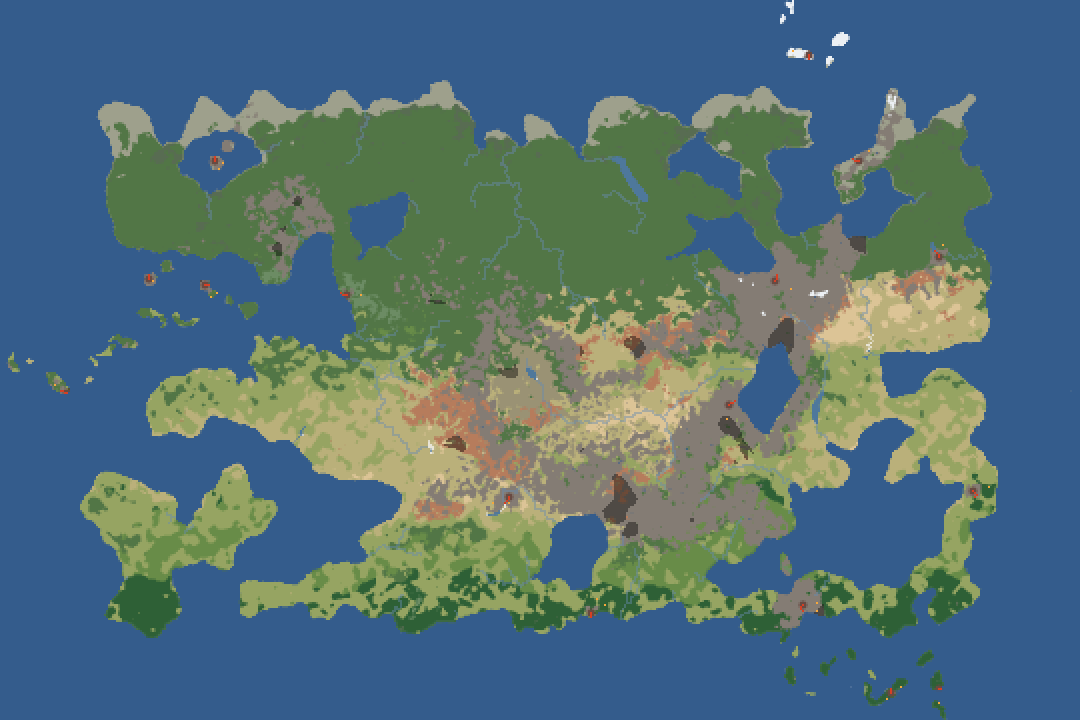
#> input picture design/map/continent-11/base/tiles.png, 1080 x 720 px, given in place of far_paper_3x.png, which was not available
$ python register_far.py ../../../design/map/continent-11/base/tiles.png
#> lines starting #> are read from the running program, lines starting #| are printed output that depends on the picture; after the words box and inside, x2 and y2 are one past the last pixel; in counts of white or black regions, pixels touching at a corner belong together
"""Register the far (paper) map to the game's coastline (user, 2026-11-23: provinces "misplaced to the actual land
border with the sea"). The image model drifted the painted geography by up to a few tiles, so anything drawn from the
grid (provinces, region borders, place markers) sat off the painted shore. This finds the painting's own inked coast
near each stretch of the true coast (design/map/continent-11/base/fine_water.png, the layer the guide was rendered
from), measures the offset, smooths the offsets into a gentle displacement field and resamples the painting along it,
so its coast lands on the true coast while its brushwork is kept.

usage:
  python -I tools/asset-pipeline/map/register_far.py <repo> [--check]
    reads  design/map/continent-11/art/far/far_paper_3x.png
    writes design/map/continent-11/art/far/far_paper_3x_reg.png, the game copy assets/map/map_far_paper.jpg, and
           design/map/continent-11/art/far/register_check.jpg (the true coast in red over the result, three crops)
Prints the offsets before and after (observations, never a verdict).
"""
import os
import sys

import numpy as np
from PIL import Image

SEARCH = 28        # fine px (4 per tile): how far from the true coast the painted coast is looked for
STRIDE = 3         # sample every few coast pixels
SMOOTH = 40        # fine px: the displacement field's smoothing radius (a gentle, large-scale warp)


def box_blur(a, r):
    """A separable box blur of radius r (three passes approximate a Gaussian), numpy only."""
    for _ in range(3):
        for axis in (0, 1):
            c = np.cumsum(np.pad(a, [(r + 1, r) if k == axis else (0, 0) for k in range(a.ndim)], mode="edge"), axis=axis)
            hi = np.take(c, np.arange(2 * r + 1, c.shape[axis]), axis=axis)
            lo = np.take(c, np.arange(0, c.shape[axis] - 2 * r - 1), axis=axis)
            a = (hi - lo) / (2 * r + 1)
    return a


def coast_edge(land):
    inner = land & np.roll(land, 1, 0) & np.roll(land, -1, 0) & np.roll(land, 1, 1) & np.roll(land, -1, 1)
    return land & ~inner


def ink_mask(rgb):
    """The painted coastline's ink: dark, brownish-grey (not the dark green of tree symbols)."""
    a = rgb.astype(np.float32)
    r, g, b = a[..., 0], a[..., 1], a[..., 2]
    lum = 0.3 * r + 0.59 * g + 0.11 * b
    return (lum < 95) & (g <= r + 8)


def offsets(paint_fine, true_land):
    """For sampled true-coast pixels: the vector to the nearest painted ink within SEARCH (None where none)."""
    ink = ink_mask(paint_fine)
    edge = coast_edge(true_land)
    ys, xs = np.nonzero(edge)
    keep = np.arange(len(xs)) % STRIDE == 0
    ys, xs = ys[keep], xs[keep]
    H, W = true_land.shape
    out = []
    win = np.mgrid[-SEARCH:SEARCH + 1, -SEARCH:SEARCH + 1]
    d2 = (win[0] ** 2 + win[1] ** 2).astype(np.float32)
    for y, x in zip(ys.tolist(), xs.tolist()):
        y0, y1, x0, x1 = y - SEARCH, y + SEARCH + 1, x - SEARCH, x + SEARCH + 1
        if y0 < 0 or x0 < 0 or y1 > H or x1 > W:
            continue
        m = ink[y0:y1, x0:x1]
        if not m.any():
            continue
        dd = np.where(m, d2, np.inf)
        k = np.unravel_index(np.argmin(dd), dd.shape)
        out.append((x, y, k[1] - SEARCH, k[0] - SEARCH))
    return np.array(out, np.float32)


PASSES = [(SEARCH, 40), (16, 20), (10, 9)]   # (search, smoothing) per pass: a broad warp, then finer local ones (islands)


def main(repo, check_only):
#> called with check_only = False
    d = os.path.join(repo, "design/map/continent-11/art/far")
    src = Image.open(os.path.join(d, "far_paper_3x.png")).convert("RGB")
#> src is the input picture: PIL image 1080x720 RGB; mean R, G, B 82.4, 111.6, 119.6
    for search, smooth in PASSES:
        src = one_pass(src, repo, d, check_only, search, smooth)
        if check_only:
            return
    finish(src, repo, d)


def one_pass(src, repo, d, check_only, search, smooth):
#> called with check_only = False, search = 28, smooth = 40
    global SEARCH, SMOOTH
    SEARCH, SMOOTH = search, smooth
    fw = np.asarray(Image.open(os.path.join(repo, "design/map/continent-11/base/fine_water.png")))
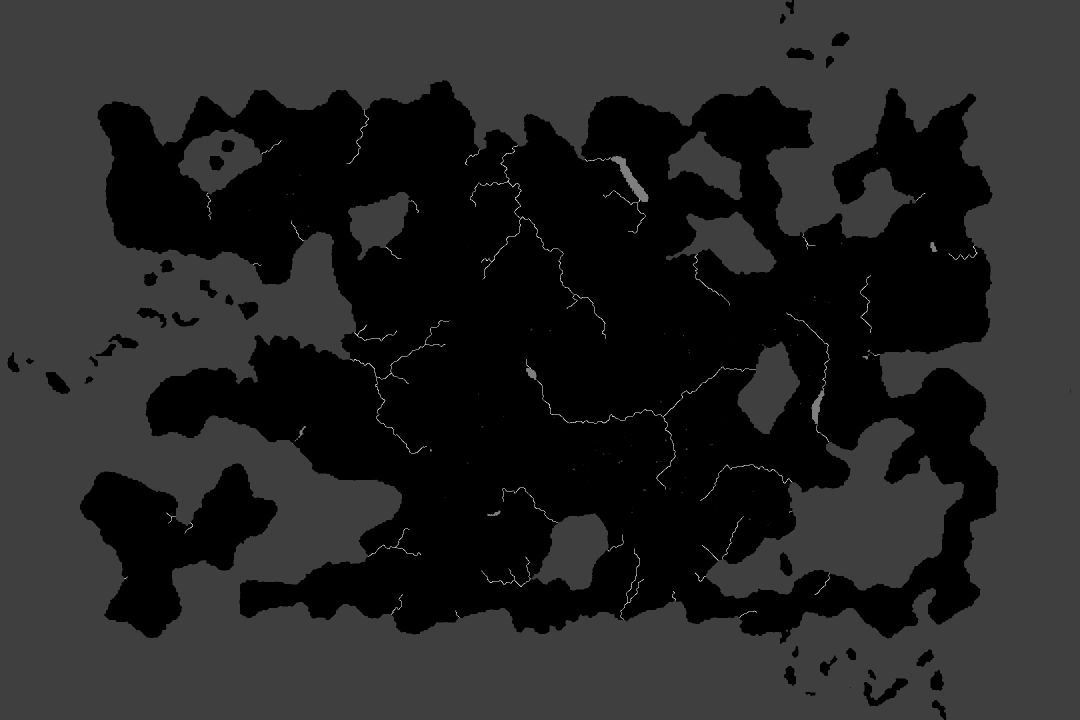
#> input picture design/map/continent-11/base/fine_water.png, 2160 x 1440 px, found by its file name (shown at 1/2 size)
#> fw is the input picture: shape (1440, 2160); min 0, max 4, mean 0.571
    true_land = (fw & 3) == 0
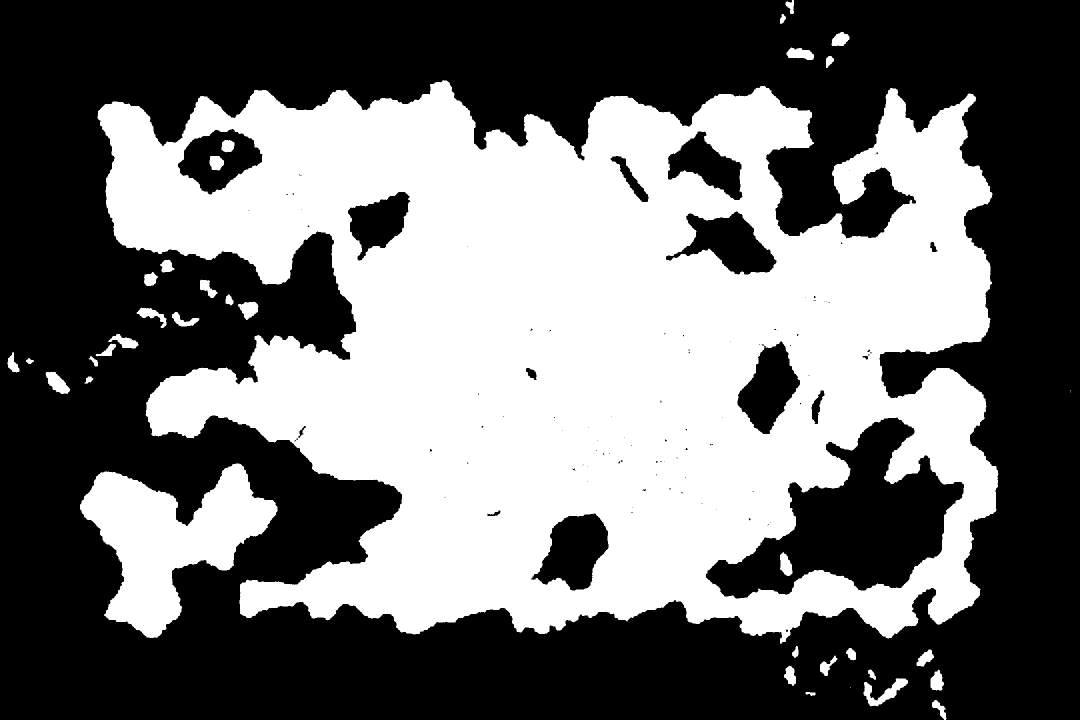
#> true_land: shape (1440, 2160) bool (shown at 1/2 size); 43.8% white; 37 white regions (3 under 20 px), largest, box (x1, y1, x2, y2) and area: (195, 160, 1997, 1288) 1279027, (160, 927, 555, 1276) 65570, (1727, 1356, 1816, 1413) 1864
    FH, FW = true_land.shape
#> FH = 1440; FW = 2160
    fine = np.asarray(src.resize((FW, FH), Image.LANCZOS))
    o = offsets(fine, true_land)
#> in ink_mask, `return (lum < 95) & (g <= r + 8)`: returned value: shape (1440, 2160) bool; 0.46% white; 65 white regions (34 under 20 px), largest, box (x1, y1, x2, y2) and area: (1204, 948, 1276, 1048) 3660, (1536, 636, 1588, 708) 2315, (1436, 832, 1503, 919) 1625
#> in coast_edge, `inner = land & np.roll(land, 1, 0) & np.roll(land, -1, 0) & np.roll(la..`: inner: shape (1440, 2160) bool; 43.2% white; 34 white regions, largest, box (x1, y1, x2, y2) and area: (196, 161, 1996, 1287) 1263068, (161, 928, 554, 1275) 64152, (1728, 1357, 1815, 1412) 1584
#> in coast_edge, `return land & ~inner`: returned value: shape (1440, 2160) bool; 0.66% white in thin lines or dots
#> in offsets, `ys, xs = ys[keep], xs[keep]`: ys = 6803 values from 0 to 1439; xs = 6803 values, max 2141 at index 3663, min 15 at index 3347, mean 1123.3
#> the loop in offsets, `for y, x in zip(ys.tolist(), xs.tolist()):` made 6803 passes
#> (y, x, y0, y1, x0, x1) on passes 1 to 3: (0, 1584, -28, 29, 1556, 1613), (0, 1587, -28, 29, 1559, 1616), (2, 1584, -26, 31, 1556, 1613)
#> after the loop in offsets, `for y, x in zip(ys.tolist(), xs.tolist()):`: m: shape (57, 57) bool; every value is 0
#> after the loop in offsets, `for y, x in zip(ys.tolist(), xs.tolist()):`: out = 715 items, first 6: (1586, 96, 27, 9), (1598, 96, 15, 9), (1601, 96, 12, 9), (1588, 97, 25, 8), (1595, 97, 18, 8), (1603, 98, 10, 7)
#> o = 715 rows, first 6: [1586, 96, 27, 9], [1598, 96, 15, 9], [1601, 96, 12, 9], [1588, 97, 25, 8], [1595, 97, 18, 8], [1603, 98, 10, 7]
    print("coast samples %d; offset to the painted ink (fine px): median %.1f, 90th %.1f" % (
        len(o), float(np.median(np.hypot(o[:, 2], o[:, 3]))), float(np.percentile(np.hypot(o[:, 2], o[:, 3]), 90))))
#| coast samples 715; offset to the painted ink (fine px): median 15.5, 90th 29.0
    if check_only:
        return src
    # splat the offsets onto the fine grid and smooth them into a field; where no sample is near, the field fades to 0
    acc = np.zeros((2, FH, FW), np.float32)
    wt = np.zeros((FH, FW), np.float32)
    xi, yi = o[:, 0].astype(int), o[:, 1].astype(int)
#> xi = 715 values, max 1928 at index 479, min 101 at index 387, mean 1248.2; yi = 715 values from 96 to 1411
    np.add.at(acc[0], (yi, xi), o[:, 2])
    np.add.at(acc[1], (yi, xi), o[:, 3])
    np.add.at(wt, (yi, xi), 1.0)
#> wt: shape (1440, 2160) float32; values 0 (black) and 1 (white), 0.02% white in thin lines or dots, all inside (x1, y1, x2, y2) = (101, 96, 1929, 1412)
    wb = box_blur(wt, SMOOTH)
    fx = box_blur(acc[0], SMOOTH) / np.maximum(wb, 1e-6)
    fy = box_blur(acc[1], SMOOTH) / np.maximum(wb, 1e-6)
#> call 3 of box_blur, with r = 40
#> after the loop in box_blur (call 3), `for _ in range(3):`:
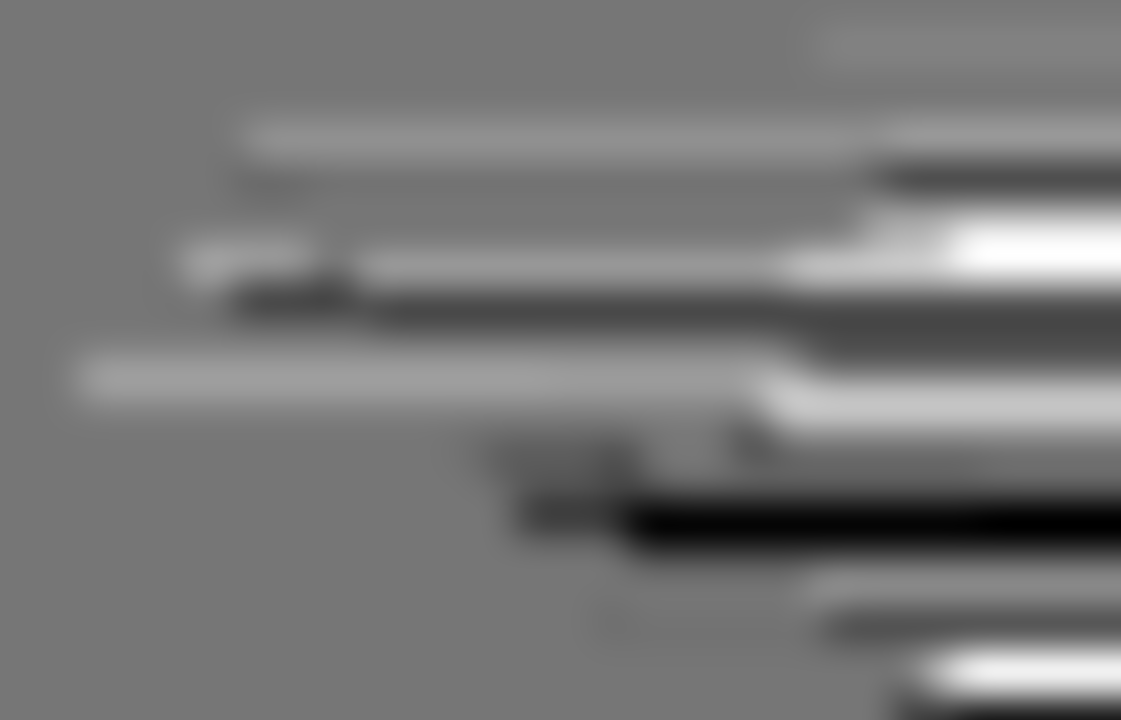
#> c: shape (1440, 2241) float32 (shown at 1/2 size); min -4.95, max 5.69, mean 0.0397; drawn with min black and max white
    conf = np.clip(wb / (np.percentile(wb[wb > 0], 30) + 1e-6), 0, 1)   # far from any coast: no warp
    fx *= conf
    fy *= conf
    # resample the full-size painting: out(p) = painting(p + field(p)), bilinear
    SW, SH = src.size
#> SW = 1080; SH = 720
    sx, sy = SW / FW, SH / FH
#> sx = 0.5; sy = 0.5
    FXb = np.asarray(Image.fromarray(fx).resize((SW, SH), Image.BILINEAR)) * sx
    FYb = np.asarray(Image.fromarray(fy).resize((SW, SH), Image.BILINEAR)) * sy
    a = np.asarray(src).astype(np.float32)
#> a: shape (720, 1080, 3) float32
    yy, xx = np.mgrid[0:SH, 0:SW].astype(np.float32)
    px = np.clip(xx + FXb, 0, SW - 1.001)
    py = np.clip(yy + FYb, 0, SH - 1.001)
    x0, y0 = np.floor(px).astype(int), np.floor(py).astype(int)
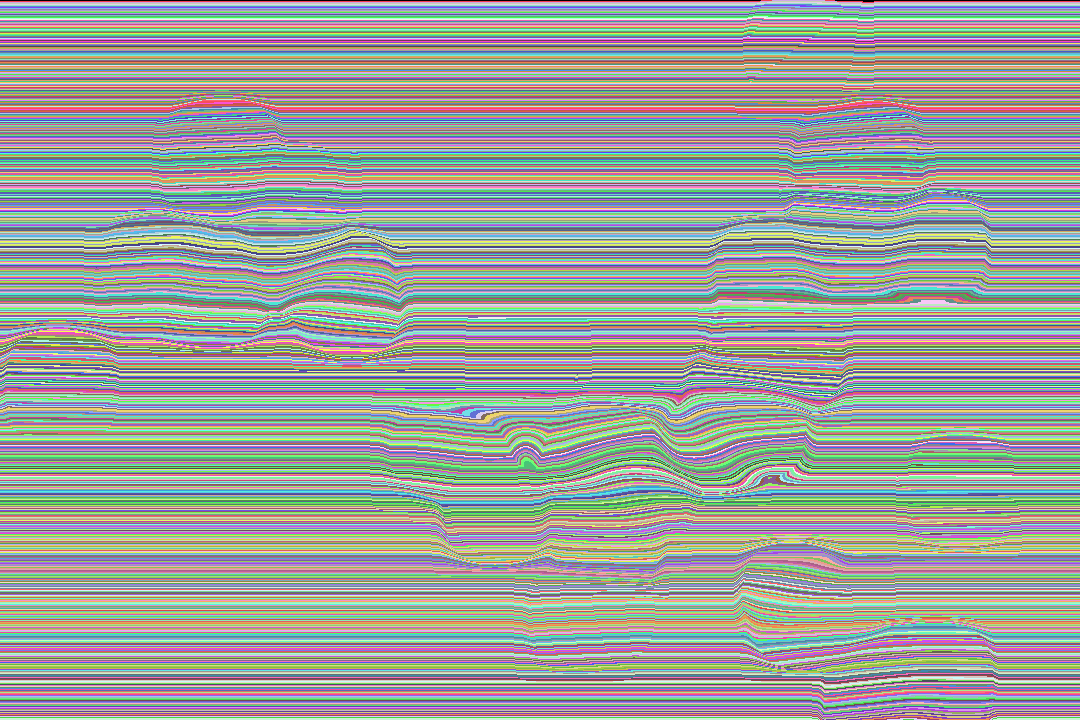
#> y0: shape (720, 1080) int64; 719 distinct labels, from 0 to 718; one colour per label, 0 black
    tx, ty = (px - x0)[..., None], (py - y0)[..., None]
    out = (a[y0, x0] * (1 - tx) * (1 - ty) + a[y0, x0 + 1] * tx * (1 - ty) + a[y0 + 1, x0] * (1 - tx) * ty
           + a[y0 + 1, x0 + 1] * tx * ty)
    res = Image.fromarray(out.clip(0, 255).astype(np.uint8))
    o2 = offsets(np.asarray(res.resize((FW, FH), Image.LANCZOS)), true_land)
#> in ink_mask (call 2), `return (lum < 95) & (g <= r + 8)`:
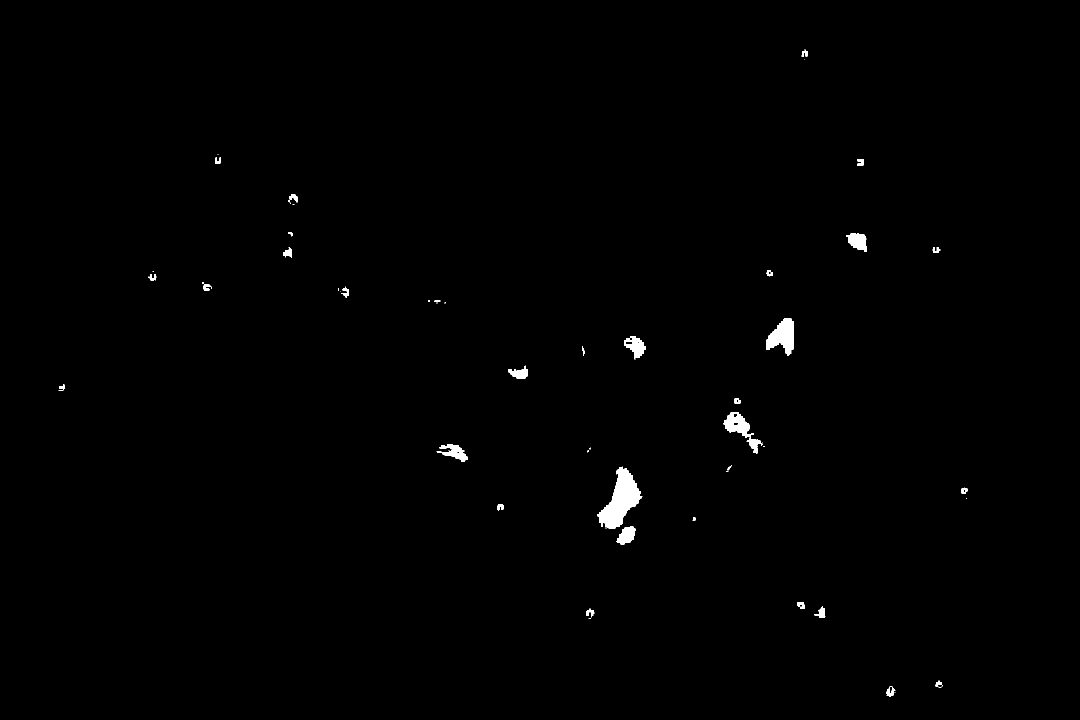
#> returned value: shape (1440, 2160) bool (shown at 1/2 size); 0.56% white; 54 white regions (22 under 20 px), largest, box (x1, y1, x2, y2) and area: (1194, 933, 1285, 1058) 5312, (1532, 637, 1588, 712) 2510, (1447, 824, 1525, 908) 2013
#> the loop in offsets (call 2), `for y, x in zip(ys.tolist(), xs.tolist()):` made 6803 passes
#> after the loop in offsets (call 2), `for y, x in zip(ys.tolist(), xs.tolist()):`:
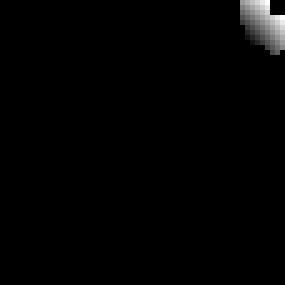
#> dd: shape (57, 57) float32 (shown 5 times larger); 97.69% of the values are NaN or infinite; the others: min 841, max 1409, mean 1132.7; drawn with min black, max white, NaN and infinite black
#> after the loop in offsets (call 2), `for y, x in zip(ys.tolist(), xs.tolist()):`: out = 856 items, first 6: (1581, 96, 23, 7), (1586, 96, 18, 7), (1598, 96, 6, 7), (1601, 96, 3, 7), (1588, 97, 16, 6), (1595, 97, 9, 6)
#> o2 = 856 rows, first 6: [1581, 96, 23, 7], [1586, 96, 18, 7], [1598, 96, 6, 7], [1601, 96, 3, 7], [1588, 97, 16, 6], [1595, 97, 9, 6]
    print("after the pass (search %d, smooth %d): median %.1f, 90th %.1f (fine px)" % (search, smooth,
        float(np.median(np.hypot(o2[:, 2], o2[:, 3]))), float(np.percentile(np.hypot(o2[:, 2], o2[:, 3]), 90))))
#| after the pass (search 28, smooth 40): median 11.0, 90th 27.2 (fine px)
    return res


def finish(res, repo, d):
    fw = np.asarray(Image.open(os.path.join(repo, "design/map/continent-11/base/fine_water.png")))
    true_land = (fw & 3) == 0
    FH, FW = true_land.shape
    res.save(os.path.join(d, "far_paper_3x_reg.png"))
    res.save(os.path.join(repo, "assets/map/map_far_paper.jpg"), quality=92, optimize=True)
    # the check: the true coast in red over the result, three crops side by side
    small = np.asarray(res.resize((FW, FH), Image.LANCZOS)).copy()
    small[coast_edge(true_land)] = (230, 20, 20)
    s = Image.fromarray(small)
    crops = [s.crop((170, 400, 870, 850)), s.crop((1300, 300, 2000, 750)), s.crop((700, 900, 1400, 1350))]
    sheet = Image.new("RGB", (2100, 450))
    for i, c in enumerate(crops):
        sheet.paste(c, (i * 700, 0))
#> this loop made 3 passes
    sheet.save(os.path.join(d, "register_check.jpg"), quality=88)


if __name__ == "__main__":
    main(sys.argv[1], "--check" in sys.argv)
